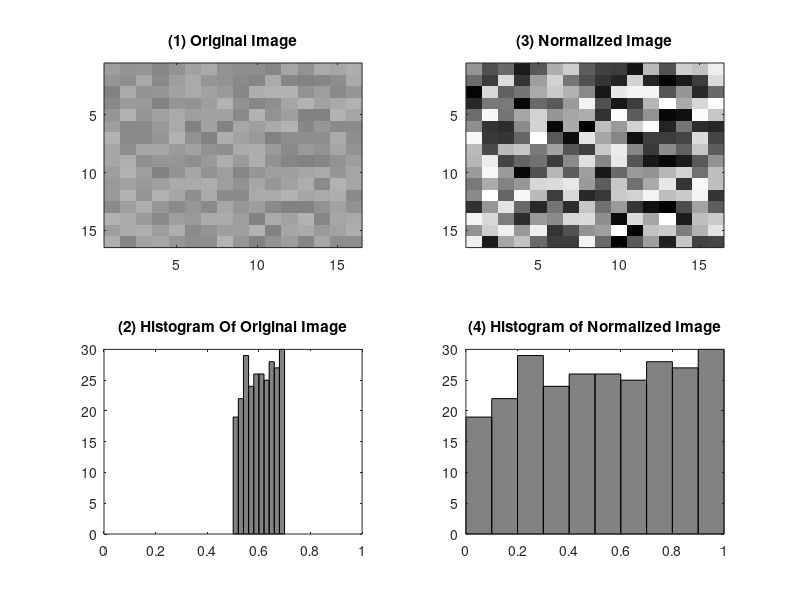

Recreate this plot in MATLAB.
%% Create an Example Image:
rand('seed', 1982);
n = 16;
myImg= rand(n,n)*.2 + .5;


%% Normalize the Image:
myRange = getrangefromclass(myImg(1));
newMax = myRange(2);
newMin = myRange(1);

myImgNorm = (myImg - min(myImg(:)))*(newMax - newMin)/(max(myImg(:)) - min(myImg(:))) + newMin;

%% Display the Image:
figure(42);
clf;

% Display the original:
subplot(2,2,1);
imagesc(myImg);
set(gca, 'clim', [0,1]);
title('(1) Original Image');

% Display the hist of the original:
subplot(2,2,3);
hist(myImg(:))
xlim([0,1]);
title('(2) Histogram Of Original Image');

% Display the normalized image:
subplot(2,2,2);
imagesc(myImgNorm);
title('(3) Normalized Image');

% Display the hist of the normalized image:
subplot(2,2,4);
hist(myImgNorm(:))
title('(4) Histogram of Normalized Image');
xlim([0,1]);

colormap gray